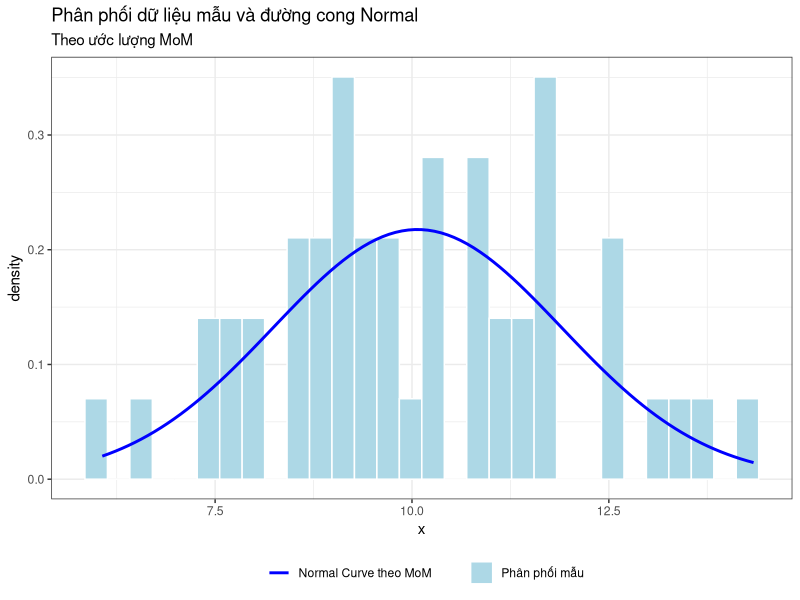

This figure's R source:
# 28/5 - 24KDL
# Chương 4: ƯỚC LƯỢNG ĐIỂM VÀ KHOẢNG TRONG R

library(ggplot2)
library(dplyr)

# ─────────────────────────────────────────────
# 1. Ước lượng điểm (Point Estimation)
# ─────────────────────────────────────────────

## 1.1. Phương pháp Mô-men (Method of Moments - MoM)
# Bản chất: đồng nhất mô-men mẫu với mô-men lý thuyết của tổng thể để giải ra tham số.
# mean(x)  -> mô-men mẫu bậc 1 (Xbar)
# sd(x)/var(x) -> mô-men trung tâm mẫu bậc 2 (đã hiệu chỉnh Bessel, chia n-1)
# MoM là một THUẬT TOÁN tìm tham số, dùng mean()/var() làm nguyên liệu đầu vào.

# Ví dụ 1.1: MoM cho phân phối chuẩn X ~ N(10, 2^2)
set.seed(123)
n <- 50
true_mu <- 10
true_sigma <- 2
x <- rnorm(n, mean = true_mu, sd = true_sigma)

# MoM cho kỳ vọng (mu)
mu_mom <- sum(x) / n
# MoM cho phương sai (sigma^2): chia cho n (không phải n-1)
var_mom <- sum((x - mu_mom)^2) / n
# MoM cho độ lệch chuẩn
sd_mom <- sqrt(var_mom)

# So sánh với hàm có sẵn của R
mu_r <- mean(x)
sd_r <- sd(x)
var_r <- var(x)

comparison_table <- data.frame(
  Dac_Trung = c("Kỳ vọng (Mean)", "Phương sai (Variance)", "Độ lệch chuẩn (SD)"),
  MoM = c(mu_mom, var_mom, sd_mom),
  R_function = c(mu_r, var_r, sd_r)
)
comparison_table
# --> sd()/var() của R dùng hiệu chỉnh Bessel (chia n-1) để ước lượng không chệch,
#     còn MoM lấy đúng mô-men mẫu (chia n).

# Nếu muốn dùng hàm var() của R để tính MoM, cần nhân lại (n-1)/n
var_mom_tu_R <- (n - 1) * var(x) / n
var_mom_tu_R

# Trực quan histogram + đường cong Normal theo MoM
tibble(x) %>%
  ggplot(aes(x)) +
  geom_histogram(aes(y = after_stat(density),
                     fill = "Phân phối mẫu"),
                 color = "white") +
  geom_function(
    fun = dnorm,
    args = list(mean = mu_mom, sd = sd_mom),
    aes(color = "Normal Curve theo MoM"),
    linewidth = 1
  ) +
  scale_color_manual(values = c("Normal Curve theo MoM" = "blue")) +
  scale_fill_manual(values = c("Phân phối mẫu" = "lightblue")) +
  labs(title = "Phân phối dữ liệu mẫu và đường cong Normal",
       subtitle = "Theo ước lượng MoM",
       color = "", fill = "") +
  theme_bw() +
  theme(legend.position = "bottom")

# Ví dụ 1.2: MoM cho phân phối đều X ~ U(a, b)
# Hệ phương trình mô-men:
#   (a+b)/2 = Xbar         -> a + b = 2*Xbar
#   (b-a)^2/12 = S^2_MoM   -> (b-a)^2 = 12*S^2_MoM
# Giải ra: a_hat = Xbar - sqrt(3*S^2_MoM) ; b_hat = Xbar + sqrt(3*S^2_MoM)

set.seed(42)
true_a <- 2
true_b <- 10
n_size <- 500
sample_data <- runif(n_size, min = true_a, max = true_b)

estimate_uniform_mom <- function(data) {
  n <- length(data)
  x_bar <- mean(data)
  s2_mom <- (n - 1) * var(data) / n
  a_hat <- x_bar - sqrt(3 * s2_mom)
  b_hat <- x_bar + sqrt(3 * s2_mom)
  return(c(a_estimate = a_hat, b_estimate = b_hat))
}

results <- estimate_uniform_mom(sample_data)
results

# Bảng tổng hợp công thức MoM cho các phân phối thường gặp (tham khảo):
# Bernoulli(p):      p_hat = Xbar
# Binomial(k,p):     p_hat = Xbar/k  (k đã biết)
# Poisson(lambda):   lambda_hat = Xbar
# Exponential(lambda): lambda_hat = 1/Xbar
# Normal(mu, sigma^2): mu_hat = Xbar ; sigma^2_hat = S^2
# Uniform(a,b):      a_hat = Xbar - sqrt(3*S^2) ; b_hat = Xbar + sqrt(3*S^2)
# Gamma(alpha, lambda): alpha_hat = Xbar^2/S^2 ; lambda_hat = Xbar/S^2
# Beta(alpha, beta): alpha_hat = Xbar*(Xbar(1-Xbar)/S^2 - 1)
#                    beta_hat  = (1-Xbar)*(Xbar(1-Xbar)/S^2 - 1)


## 1.2. Phương pháp Hợp lý cực đại (Maximum Likelihood Estimation - MLE)
# L(theta|x) = prod f(xi|theta)
# log-likelihood: l(theta|x) = sum ln f(xi|theta)
# theta_MLE = argmax l(theta|x)
# Trong R: dùng nlminb()/optim() để CỰC TIỂU hóa Negative Log-Likelihood (NLL = -l)

# Ví dụ 1.3: MLE cho phân phối chuẩn X ~ N(mu, sigma^2)
set.seed(42)
n_size <- 200
true_mu <- 15
true_sigma <- 3
x <- rnorm(n_size, mean = true_mu, sd = true_sigma)

neg_log_lik_normal <- function(params, data) {
  mu_guess <- params[1]
  sigma_guess <- params[2]
  log_lik_vector <- dnorm(data, mean = mu_guess, sd = sigma_guess, log = TRUE)
  nll <- -sum(log_lik_vector)
  return(nll)
}

start_values <- c(mu = 0, sigma = 1)
mle_optim <- nlminb(start = start_values,
                    objective = neg_log_lik_normal,
                    data = x,
                    lower = c(-Inf, 1e-5))

mu_mle <- mle_optim$par[1]
sigma_mle <- mle_optim$par[2]
cat(" - Ước lượng mu: ", mu_mle, "\n")
cat(" - Ước lượng sigma: ", sigma_mle, "\n\n")


# ─────────────────────────────────────────────
# 2. Ước lượng khoảng (Interval Estimation)
# ─────────────────────────────────────────────

## 2.1. Khoảng tin cậy cho trung bình tổng thể (mu)
# (Xbar - t(n-1,1-a/2)*S/sqrt(n) , Xbar + t(n-1,1-a/2)*S/sqrt(n))
T1 <- c(5,3,6,4,6,7,6,9,10,10,8,7,6,4,3,5,6,7,2,3,9,8,8,9,10,4,5,6,8,4,3)

# Tính thủ công
n <- length(T1)
x_bar <- mean(T1)
s <- sd(T1)
margin <- qt(0.975, df = n - 1) * s / sqrt(n)
CI_manual <- c(x_bar - margin, x_bar + margin)
CI_manual

# Dùng hàm có sẵn t.test()
t.test(T1, conf.level = 0.95)$conf.int

## 2.2. Khoảng tin cậy cho hiệu số hai trung bình (mu1 - mu2)
# Giả định hai tổng thể chuẩn, phương sai bằng nhau (sigma1^2 = sigma2^2)
# Sp^2 = ((n1-1)*S1^2 + (n2-1)*S2^2) / (n1+n2-2) ; df = n1+n2-2
T2 <- c(5,3,6,4,6,7,6,9,10,10,8,7,6,4,3,5,6,
        7,2,3,9,8,8,9,10,4,5,6,8,4,3)
t.test(T1, T2, var.equal = TRUE, conf.level = 0.95)$conf.int

## 2.3. Khoảng tin cậy cho tỷ lệ (p)
# (p_hat - z(1-a/2)*sqrt(p_hat(1-p_hat)/n), p_hat + z(1-a/2)*sqrt(p_hat(1-p_hat)/n))
n <- 100
p_hat <- 48 / n
margin <- qnorm(0.975) * sqrt(p_hat * (1 - p_hat) / n)
CI_prop <- c(p_hat - margin, p_hat + margin)
CI_prop

## 2.4. Khoảng tin cậy cho phương sai (sigma^2)
# Dựa trên phân phối Chi-bình phương:
# ((n-1)*S^2/chi^2(n-1,1-a/2) , (n-1)*S^2/chi^2(n-1,a/2))
n <- length(T1)
s2 <- var(T1)
chi_lower <- qchisq(0.975, df = n - 1)
chi_upper <- qchisq(0.025, df = n - 1)
CI_var <- c((n - 1) * s2 / chi_lower, (n - 1) * s2 / chi_upper)
CI_var

## 2.5. Khoảng tin cậy cho trung vị phi tham số (Median)
# Dựa trên thống kê thứ tự X(k), m1/m2 xác định từ phân vị Binom(n, 0.5)
n <- length(T1)
alpha <- 0.05
m1 <- qbinom(alpha/2, size = n, prob = 0.5)
m2 <- qbinom(1 - alpha/2, size = n, prob = 0.5)
sorted_T1 <- sort(T1)
CI_median <- c(sorted_T1[m1], sorted_T1[m2 + 1])
CI_median


# ─────────────────────────────────────────────
# BÀI TẬP
# ─────────────────────────────────────────────

#========================================#
#Exercise 1.1: Viết hàm và thử nghiệm MoM cho các phân phối trong bảng tổng hợp

mom_bernoulli <- function(data) {
  p_hat <- mean(data)
  return(c(p_hat = p_hat))
}

mom_binomial <- function(data, k) {
  p_hat <- mean(data) / k
  return(c(p_hat = p_hat))
}

mom_poisson <- function(data) {
  lambda_hat <- mean(data)
  return(c(lambda_hat = lambda_hat))
}

mom_exponential <- function(data) {
  lambda_hat <- 1 / mean(data)
  return(c(lambda_hat = lambda_hat))
}

mom_normal <- function(data) {
  mu_hat <- mean(data)
  n <- length(data)
  sigma2_hat <- (n - 1) * var(data) / n
  return(c(mu_hat = mu_hat, sigma2_hat = sigma2_hat))
}

mom_gamma <- function(data) {
  xbar <- mean(data)
  n <- length(data)
  s2 <- (n - 1) * var(data) / n
  alpha_hat <- xbar^2 / s2
  lambda_hat <- xbar / s2
  return(c(alpha_hat = alpha_hat, lambda_hat = lambda_hat))
}

mom_beta <- function(data) {
  xbar <- mean(data)
  n <- length(data)
  s2 <- (n - 1) * var(data) / n
  common <- xbar * (1 - xbar) / s2 - 1
  alpha_hat <- xbar * common
  beta_hat <- (1 - xbar) * common
  return(c(alpha_hat = alpha_hat, beta_hat = beta_hat))
}

# Thử nghiệm
set.seed(1)
mom_bernoulli(rbinom(1000, size = 1, prob = 0.4))
mom_binomial(rbinom(1000, size = 20, prob = 0.4), k = 20)
mom_poisson(rpois(1000, lambda = 5))
mom_exponential(rexp(1000, rate = 0.5))
mom_normal(rnorm(1000, mean = 20, sd = 4))
mom_gamma(rgamma(1000, shape = 3, rate = 2))
mom_beta(rbeta(1000, shape1 = 2, shape2 = 5))

#========================================#
#Exercise 1.2: Hàm Negative Log-Likelihood cho Bernoulli, Poisson, Mũ

# (1) Bernoulli: X ~ Bern(p)
# l(p|x) = (sum xi)*ln(p) + (n - sum xi)*ln(1-p)
neg_log_lik_bernoulli <- function(params, data) {
  p_guess <- params[1]
  n <- length(data)
  sum_x <- sum(data)
  ll <- sum_x * log(p_guess) + (n - sum_x) * log(1 - p_guess)
  return(-ll)
}

set.seed(1)
data_bern <- rbinom(500, size = 1, prob = 0.3)
mle_bern <- nlminb(start = c(p = 0.5),
                   objective = neg_log_lik_bernoulli,
                   data = data_bern,
                   lower = 1e-6, upper = 1 - 1e-6)
p_mle <- mle_bern$par
cat(" - Ước lượng p (Bernoulli): ", p_mle, "\n")

# (2) Poisson: X ~ P(lambda)
# l(lambda|x) = ln(lambda)*sum(xi) - n*lambda - sum(ln(xi!))
neg_log_lik_poisson <- function(params, data) {
  lambda_guess <- params[1]
  ll <- sum(dpois(data, lambda = lambda_guess, log = TRUE))
  return(-ll)
}

data_pois <- rpois(500, lambda = 4)
mle_pois <- nlminb(start = c(lambda = 1),
                   objective = neg_log_lik_poisson,
                   data = data_pois,
                   lower = 1e-6)
lambda_mle <- mle_pois$par
cat(" - Ước lượng lambda (Poisson): ", lambda_mle, "\n")

# (3) Mũ (Exponential): X ~ Exp(lambda)
# l(lambda|x) = n*ln(lambda) - lambda*sum(xi)
neg_log_lik_exp <- function(params, data) {
  lambda_guess <- params[1]
  ll <- sum(dexp(data, rate = lambda_guess, log = TRUE))
  return(-ll)
}

data_exp <- rexp(500, rate = 0.8)
mle_exp <- nlminb(start = c(lambda = 1),
                  objective = neg_log_lik_exp,
                  data = data_exp,
                  lower = 1e-6)
lambda_exp_mle <- mle_exp$par
cat(" - Ước lượng lambda (Exponential): ", lambda_exp_mle, "\n")
